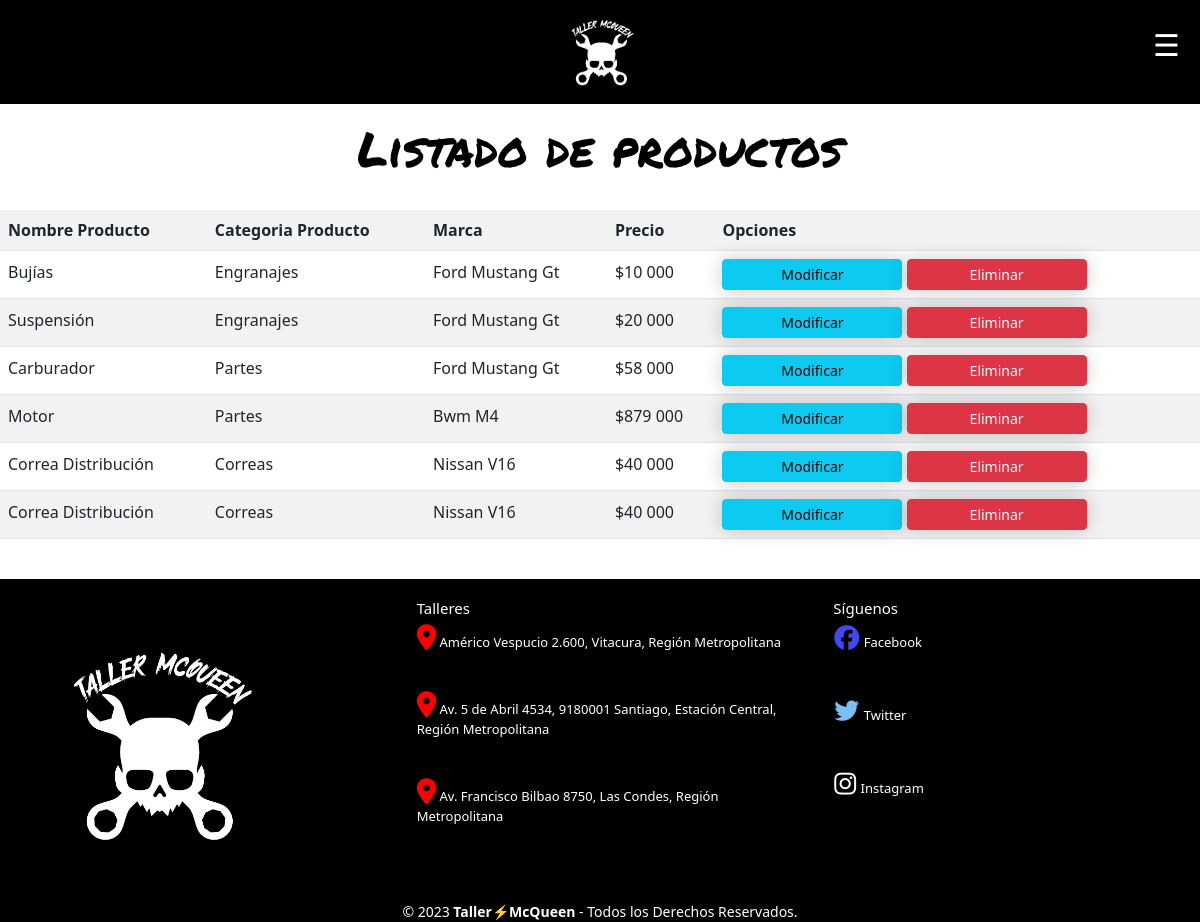
The app's page /listar-crud/, older data.
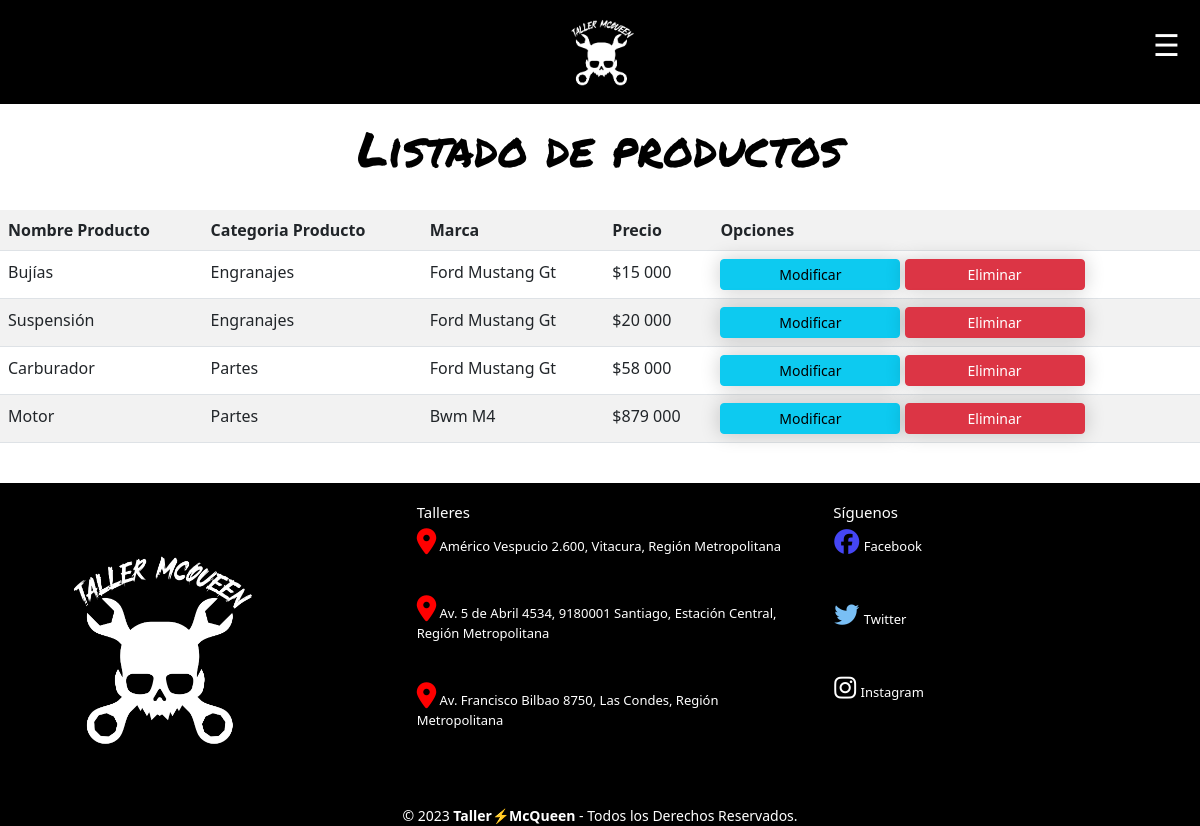
The same page, newer data.
### productos/models.py (models this page shows, shortened)
class Producto(models.Model):
    nombreP=models.CharField(max_length=30)
    categoriaP=models.CharField(max_length=30)
    modelovehiculoP=models.CharField(max_length=30)
    precioP=models.IntegerField()
    imagen = models.ImageField(upload_to="productos", null=True)

### productos/views.py (the view)
# urls.py: path('listar-crud/', views.listarCrud, name='listar_crud'),
def listarCrud(request):
    productos = Producto.objects.all()
    data = {
        'productos': productos
    }
    return render(request, 'productos/listarCrud.html', data)

### productos/context_processor.py (called while the page is built)
def total_carrito(request):
    total = 0
    if request.user.is_authenticated:
        if "carrito" in request.session.keys():
            for key, value in request.session["carrito"].items():
                total += int(value["acumulado"])
    return {"total_carrito": total}

### productos/templates/productos/listarCrud.html
{% extends 'productos/base.html' %}
{% load static %}
{% block contenido %}
{% load humanize %}
<div id="tabla-productos">
    <div>
        <h1 id="tit-listado-curd">Listado de productos</h1>
        <table class="table table-striped table-hover table-responsive-sm">
            <tr>
                <th>Nombre Producto</th>
                <th>Categoria Producto</th>
                <th>Marca</th>
                <th>Precio</th>
                <th>Opciones</th>
            </tr>
            {% for p in productos %}
            <tr>
                <td>{{ p.nombreP | title }}</td>
                <td>{{ p.categoriaP | title }}</td>
                <td>{{ p.modelovehiculoP | title }}</td>
                <td>${{ p.precioP | intcomma }}</td>
                <td>
                    <a href="{% url 'modificar_crud' p.id %}" class="btn btn-info btn-sm">Modificar</a>
                    <a href="{% url 'eliminar_crud' p.id %}" class="btn btn-danger btn-sm">Eliminar</a>
                </td>
            </tr>
            {% endfor %}
        </table>
    </div>
</div>
{% endblock %}

Row changes from the older to the newer data that the page shows:
removed Producto: nombreP "Correa Distribución", categoriaP "Correas", modelovehiculoP "Nissan V16", precioP "40 000"
removed Producto: nombreP "Correa Distribución", categoriaP "Correas", modelovehiculoP "Nissan V16", precioP "40 000"
changed Producto "Bujías": precioP "10 000" → "15 000"
